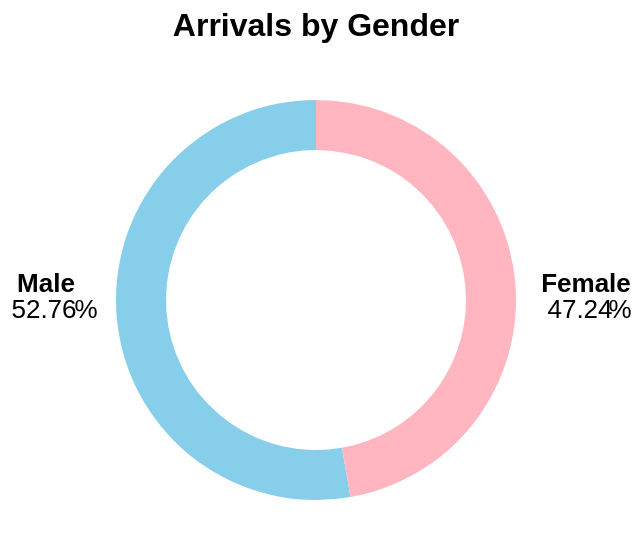

This figure's Vega-Lite source:
### Vega-Lite specification from a JSON file in a GitHub repository (floating-point values rounded to 4 significant figures)
{"$schema": "https://vega.github.io/schema/vega-lite/v5.json", "description": "Donut chart to show male and female arrivals", "title": {"text": "Arrivals by Gender", "fontSize": 16, "anchor": "middle"}, "width": 230, "height": 250, "data": {"values": [{"gender": "Male", "percentage": 52.76, "count": 1862082, "total": 3528338}, {"gender": "Female", "percentage": 47.24, "count": 1666256, "total": 3528338}]}, "layer": [{"mark": {"type": "arc", "innerRadius": 75, "outerRadius": 100, "tooltip": true}, "encoding": {"theta": {"field": "percentage", "type": "quantitative", "stack": true}, "color": {"field": "gender", "type": "nominal", "legend": null, "scale": {"domain": ["Male", "Female"], "range": ["#87CEEB", "#FFB6C1"]}, "title": "Gender"}, "tooltip": [{"field": "gender", "type": "nominal", "title": "Gender"}, {"field": "total", "type": "quantitative", "title": "Total Arrivals", "format": ","}, {"field": "count", "type": "quantitative", "title": "Total Gender Arrivals", "format": ","}, {"field": "percentage", "type": "quantitative", "title": "Percentage"}]}}, {"mark": {"type": "text", "dx": -136, "dy": 5, "fontSize": 13}, "encoding": {"theta": {"field": "percentage", "type": "quantitative"}, "radius": {"value": 0}, "text": {"condition": {"test": "datum.gender === 'Male'", "field": "percentage", "type": "quantitative", "format": ".2f"}, "else": {"value": ""}}}}, {"mark": {"type": "text", "dx": 132, "dy": 5, "fontSize": 13}, "encoding": {"theta": {"field": "percentage", "type": "quantitative"}, "radius": {"value": 0}, "text": {"condition": {"test": "datum.gender === 'Female'", "field": "percentage", "type": "quantitative", "format": ".2f"}, "else": {"value": ""}}}}, {"mark": {"type": "text", "dx": -135, "dy": -8, "fontWeight": "bold", "fontSize": 13}, "encoding": {"theta": {"field": "gender", "type": "nominal"}, "radius": {"value": 0}, "text": {"condition": {"test": "datum.gender === 'Male'", "field": "gender", "type": "nominal"}, "else": {"value": ""}}}}, {"mark": {"type": "text", "dx": 135, "dy": -8, "fontWeight": "bold", "fontSize": 13}, "encoding": {"theta": {"field": "gender", "type": "nominal"}, "radius": {"value": 0}, "text": {"condition": {"test": "datum.gender === 'Female'", "field": "gender", "type": "nominal"}, "else": {"value": ""}}}}, {"mark": {"type": "text", "dx": -115, "dy": 5, "fontSize": 13}, "encoding": {"theta": {"field": "percentage", "type": "quantitative"}, "radius": {"value": 0}, "text": {"condition": {"test": "datum.gender === 'Male'", "value": "%"}, "else": {"value": ""}}}}, {"mark": {"type": "text", "dx": 152, "dy": 5, "fontSize": 13}, "encoding": {"theta": {"field": "percentage", "type": "quantitative"}, "radius": {"value": 0}, "text": {"condition": {"test": "datum.gender === 'Female'", "value": "%"}, "else": {"value": ""}}}}]}
